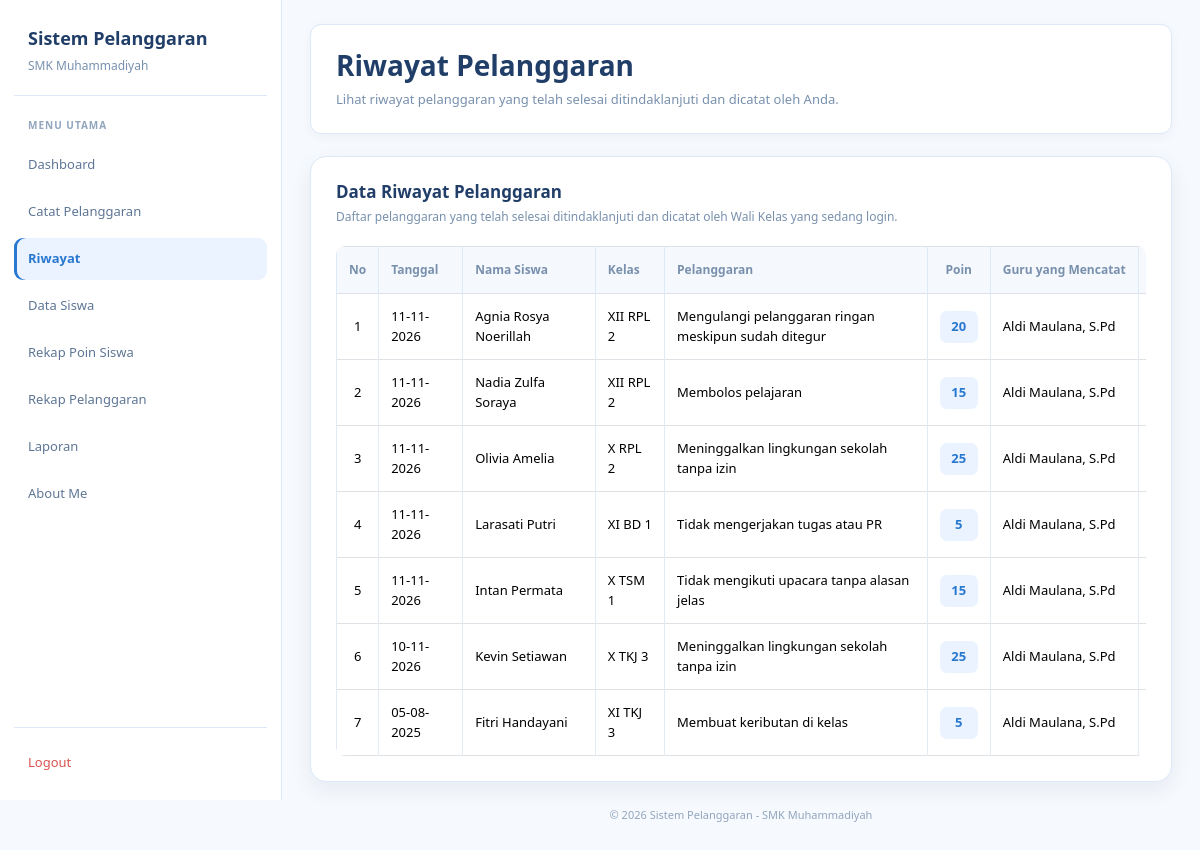
The page /walikelas/riwayat.php (signed in) on the database its author committed.
### tables this page shows
CREATE TABLE `t_pelanggaran_siswa` (
  `id` int(11) NOT NULL,
  `tahun_ajaran_id` int(11) NOT NULL,
  `siswa_id` int(11) NOT NULL,
  `nama_siswa` varchar(150) NOT NULL,
  `pelanggaran_id` int(11) NOT NULL,
  `nama_pelanggaran` varchar(150) NOT NULL,
  `pelanggaran_kategori_id` int(11) NOT NULL,
  `guru_id` int(11) NOT NULL,
  `nama_guru` varchar(150) NOT NULL,
  `tanggal` date NOT NULL,
  `keterangan` text NOT NULL,
  `poin` int(11) NOT NULL,
  `tindakan` text NOT NULL,
  `status` varchar(30) NOT NULL,
  `created_at` timestamp NOT NULL DEFAULT current_timestamp(),
  `updated_at` timestamp NOT NULL DEFAULT current_timestamp(),
  `kelas_id` int(11) NOT NULL,
  `nama_kelas` varchar(100) NOT NULL
);

### walikelas/riwayat.php (the view, shortened to what this page needs)
<?php
include __DIR__ . "/../config/koneksi.php";
function e($value): string
{
    return htmlspecialchars(
        (string)($value ?? ''),
        ENT_QUOTES,
        'UTF-8'
    );
}
$guru_id = (int)($_SESSION['guru_id'] ?? 0);
$tahun_ajaran_id = 0;
$stmt = $koneksi->prepare("
    SELECT id
    FROM t_tahun_ajaran
    WHERE status_aktif = 1
    ORDER BY tanggal_mulai DESC, id DESC
    LIMIT 1
");
if ($stmt) {
    $stmt->execute();
    $data_tahun = $stmt->get_result()->fetch_assoc();
    $tahun_ajaran_id = (int)($data_tahun['id'] ?? 0);
}
$daftar_riwayat = [];
if ($guru_id > 0 && $tahun_ajaran_id > 0) {
    $sql_riwayat = "
        SELECT
            id,
            tanggal,
            nama_siswa,
            nama_kelas,
            nama_pelanggaran,
            poin,
            nama_guru,
            keterangan,
            tindakan,
            status
        FROM t_pelanggaran_siswa
        WHERE tahun_ajaran_id = ?
          AND guru_id = ?
          AND status = 'Selesai'
        ORDER BY tanggal DESC, id DESC
    ";
    $stmt = $koneksi->prepare($sql_riwayat);
    $stmt->bind_param(
        "ii",
        $tahun_ajaran_id,
        $guru_id
    );
    $stmt->execute();
    $hasil = $stmt->get_result();
    while ($data = $hasil->fetch_assoc()) {
        $daftar_riwayat[] = $data;
    }
}
?>
<!DOCTYPE html>
<html lang="id">
<head>
    <link
        href="https://cdn.jsdelivr.net/npm/bootstrap@5.3.8/dist/css/bootstrap.min.css"
        rel="stylesheet"
    >
    <link
        href="https://cdn.datatables.net/2.3.4/css/dataTables.bootstrap5.min.css"
        rel="stylesheet"
    >
</head>
<body>
<aside class="sidebar">
    <div class="brand">
        <div class="brand-title">
            Sistem Pelanggaran
        </div>
        <div class="brand-subtitle">
            SMK Muhammadiyah
        </div>
    </div>
    <div class="menu-title">
        Menu Utama
    </div>
    <nav class="menu">
        <a
            href="../dashboard.php"
            class="menu-link"
        >
            Dashboard
        </a>
        <a
            href="catat_pelanggaran.php"
            class="menu-link"
        >
            Catat Pelanggaran
        </a>
        <a
            href="riwayat.php"
            class="menu-link active"
            aria-current="page"
        >
            Riwayat
        </a>
        <a
            href="data_siswa.php"
            class="menu-link"
        >
            Data Siswa
        </a>
        <a
            href="rekap_poin.php"
            class="menu-link"
        >
            Rekap Poin Siswa
        </a>
        <a
            href="rekap_pelanggaran.php"
            class="menu-link"
        >
            Rekap Pelanggaran
        </a>
        <a
            href="cetak_rekap.php"
            class="menu-link"
        >
            Laporan
        </a>
        <a
            href="../about.php"
            class="menu-link"
        >
            About Me
        </a>
    </nav>
    <div class="logout">
        <a href="../logout.php" class="menu-link">
            Logout
        </a>
    </div>
</aside>
<main class="main">
    <div class="page-container">
        <section class="page-head">
            <h3>Riwayat Pelanggaran</h3>
            <p>
                Lihat riwayat pelanggaran yang telah selesai ditindaklanjuti dan dicatat oleh Anda.
            </p>
        </section>
        <section class="panel">
            <div class="panel-header">
                <h4>Data Riwayat Pelanggaran</h4>
                <p>
                    Daftar pelanggaran yang telah selesai ditindaklanjuti dan dicatat oleh Wali Kelas yang sedang login.
                </p>
            </div>
            <?php if (!empty($daftar_riwayat)): ?>
                <div class="table-responsive">
                    <table
                        id="tabelRiwayat"
                        class="table table-bordered table-hover align-middle"
                    >
                        <thead>
                            <tr>
                                <th>No</th>
                                <th>Tanggal</th>
                                <th>Nama Siswa</th>
                                <th>Kelas</th>
                                <th>Pelanggaran</th>
                                <th>Poin</th>
                                <th>Guru yang Mencatat</th>
                                <th>Keterangan</th>
                            </tr>
                        </thead>
                        <tbody>
                            <?php foreach ($daftar_riwayat as $index => $data): ?>
                                <?php
                                $tanggal = !empty($data['tanggal'])
                                    ? date('d-m-Y', strtotime($data['tanggal']))
                                    : '-';
                                ?>
                                <tr>
                                    <td>
                                        <?= $index + 1; ?>
                                    </td>
                                    <td>
                                        <?= e($tanggal); ?>
                                    </td>
                                    <td>
                                        <?= e($data['nama_siswa']); ?>
                                    </td>
                                    <td>
                                        <?= e($data['nama_kelas'] ?: '-'); ?>
                                    </td>
                                    <td>
                                        <?= e($data['nama_pelanggaran']); ?>
                                    </td>
                                    <td>
                                        <span class="badge-poin">
                                            <?= (int)$data['poin']; ?>
                                        </span>
                                    </td>
                                    <td>
                                        <?= e($data['nama_guru'] ?: '-'); ?>
                                    </td>
                                    <td>
                                    </td>
                                </tr>
                            <?php endforeach; ?>
                        </tbody>
                    </table>
                </div>
            <?php endif; ?>
        </section>
        <footer class="page-footer">
            © 2026 Sistem Pelanggaran - SMK Muhammadiyah
        </footer>
    </div>
</main>
</body>
</html>

### walikelas/riwayat.php (style rules this page uses)
:root { --blue: #2878cf; --blue-dark: #203e68; --blue-soft: #eaf3ff; --page: #f6f9fd; --text: #263f63; --muted: #7890ad; --line: #dce9f8; --shadow: 0 8px 22px rgba(32,62,104,.07); }
* { box-sizing: border-box; }
html, body { width: 100%; min-height: 100%; margin: 0; overflow-x: hidden; }
body { background: var(--page); color: var(--text); font-family: "Segoe UI", Arial, sans-serif; font-size: 14px; }
a { text-decoration: none; }
.sidebar { position: fixed; top: 0; left: 0; width: 282px; height: 100vh; padding: 25px 14px 16px; display: flex; flex-direction: column; background: #fff; border-right: 1px solid var(--line); z-index: 1000; overflow-y: auto; }
.brand { padding: 0 14px 20px; margin-bottom: 22px; border-bottom: 1px solid var(--line); }
.brand-title { color: var(--blue-dark); font-size: 18px; font-weight: 700; margin-bottom: 5px; }
.brand-subtitle { color: var(--muted); font-size: 12px; }
.menu-title { margin: 0 14px 11px; color: #91a5bd; font-size: 10px; font-weight: 700; letter-spacing: 1px; text-transform: uppercase; }
.menu { display: flex; flex-direction: column; gap: 5px; }
.menu-link { display: flex; align-items: center; min-height: 42px; padding: 11px 14px; border-radius: 9px; color: #5e7695; font-size: 13px; font-weight: 500; transition: .2s; }
.menu-link.active { background: var(--blue-soft); color: var(--blue); font-weight: 600; box-shadow: inset 3px 0 0 var(--blue); }
.logout { margin-top: auto; padding-top: 14px; border-top: 1px solid var(--line); }
.logout .menu-link { color: #d9534f; }
.main { width: calc(100% - 282px); min-height: 100vh; margin-left: 282px; padding: 24px 28px 40px; }
.page-container { width: 100%; max-width: 100%; min-width: 0; margin: 0 auto; }
.page-head { background: #fff; border: 1px solid var(--line); border-radius: 11px; padding: 24px 25px; margin-bottom: 22px; box-shadow: 0 3px 12px rgba(32,62,104,.04); }
.page-head h3 { color: var(--blue-dark); font-size: 28px; font-weight: 600; margin: 0 0 7px; }
.page-head p { color: var(--muted); font-size: 13px; margin: 0; }
.panel { background: #fff; border: 1px solid var(--line); border-radius: 16px; padding: 25px; margin-bottom: 22px; box-shadow: var(--shadow); min-width: 0; }
.panel-header { margin-bottom: 20px; }
.panel-header h4 { color: var(--blue-dark); font-size: 17px; font-weight: 700; margin: 0 0 6px; }
.panel-header p { color: var(--muted); font-size: 12px; margin: 0; }
.table-responsive { width: 100%; max-width: 100%; overflow-x: auto; overflow-y: hidden; border-radius: 9px; -webkit-overflow-scrolling: touch; }
#tabelRiwayat { width: 100% !important; min-width: 1200px; margin-bottom: 0 !important; color: #344b63; font-size: 13px; vertical-align: middle; }
#tabelRiwayat thead th { padding: 14px 12px; background: #f5f8fc; color: #7890ad; border-color: var(--line); font-size: 12px; font-weight: 600; white-space: nowrap; }
#tabelRiwayat tbody td { padding: 13px 12px; border-color: #e2eaf3; vertical-align: middle; line-height: 1.5; }
#tabelRiwayat th:first-child, #tabelRiwayat td:first-child, #tabelRiwayat th:nth-child(6), #tabelRiwayat td:nth-child(6) { text-align: center; }
.badge-poin { display: inline-block; min-width: 38px; padding: 6px 10px; border-radius: 7px; background: var(--blue-soft); color: var(--blue); font-weight: 700; text-align: center; }
.page-footer { color: #91a5bd; font-size: 11px; text-align: center; margin-top: 25px; }

### rows shown on the page
t_pelanggaran_siswa: tanggal "11-11-2026", nama_siswa "Agnia Rosya Noerillah", nama_kelas "XII RPL 2", nama_pelanggaran "Mengulangi pelanggaran ringan meskipun sudah ditegur", poin "20", nama_guru "Aldi Maulana, S.Pd"
t_pelanggaran_siswa: tanggal "11-11-2026", nama_siswa "Nadia Zulfa Soraya", nama_kelas "XII RPL 2", nama_pelanggaran "Membolos pelajaran", poin "15", nama_guru "Aldi Maulana, S.Pd"
t_pelanggaran_siswa: tanggal "11-11-2026", nama_siswa "Olivia Amelia", nama_kelas "X RPL 2", nama_pelanggaran "Meninggalkan lingkungan sekolah tanpa izin", poin "25", nama_guru "Aldi Maulana, S.Pd"
t_pelanggaran_siswa: tanggal "11-11-2026", nama_siswa "Larasati Putri", nama_kelas "XI BD 1", nama_pelanggaran "Tidak mengerjakan tugas atau PR", poin "5", nama_guru "Aldi Maulana, S.Pd"
t_pelanggaran_siswa: tanggal "11-11-2026", nama_siswa "Intan Permata", nama_kelas "X TSM 1", nama_pelanggaran "Tidak mengikuti upacara tanpa alasan jelas", poin "15", nama_guru "Aldi Maulana, S.Pd"
t_pelanggaran_siswa: tanggal "10-11-2026", nama_siswa "Kevin Setiawan", nama_kelas "X TKJ 3", nama_pelanggaran "Meninggalkan lingkungan sekolah tanpa izin", poin "25", nama_guru "Aldi Maulana, S.Pd"
t_pelanggaran_siswa: tanggal "05-08-2025", nama_siswa "Fitri Handayani", nama_kelas "XI TKJ 3", nama_pelanggaran "Membuat keributan di kelas", poin "5", nama_guru "Aldi Maulana, S.Pd"
